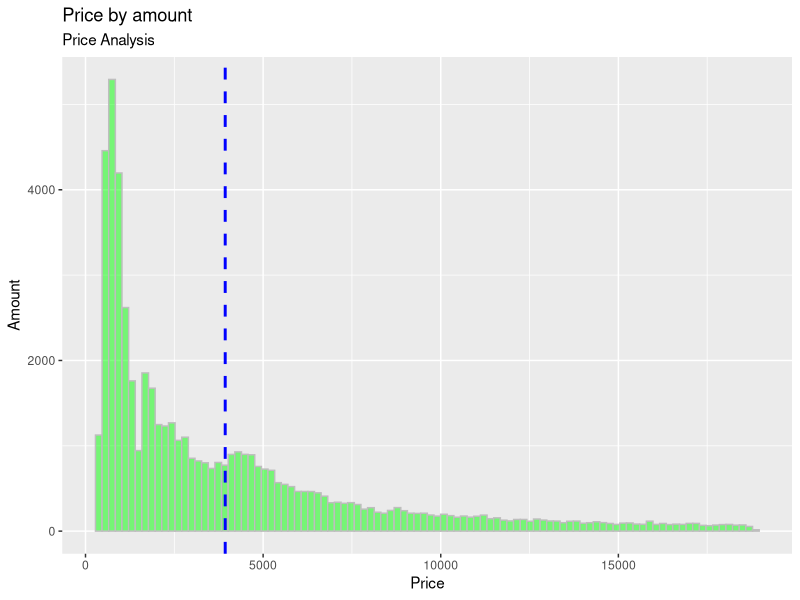
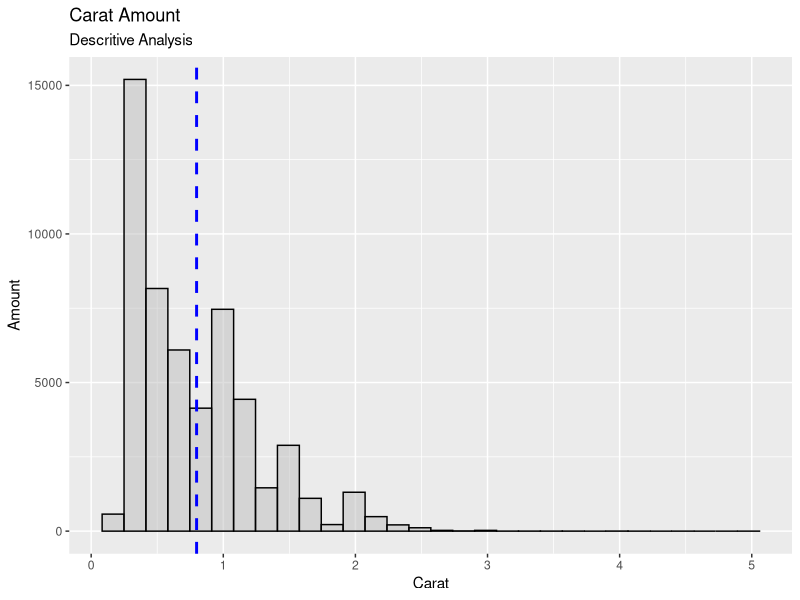
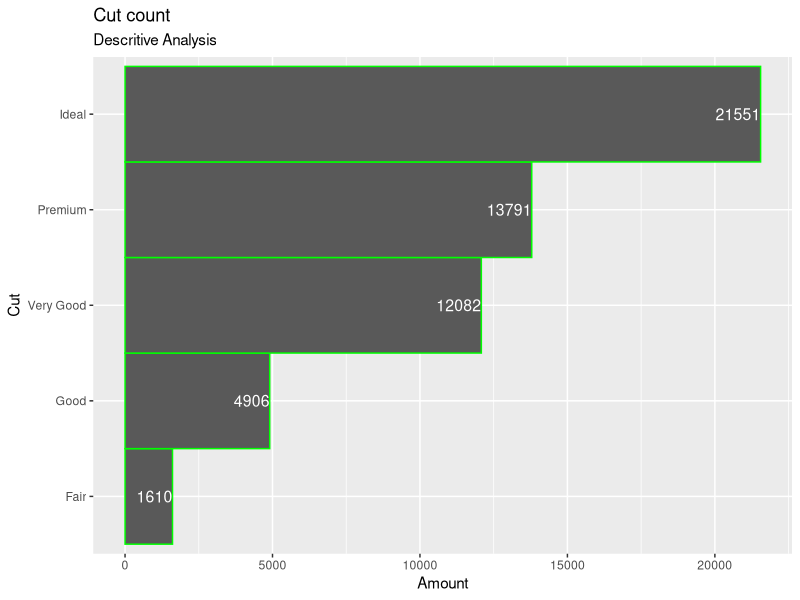
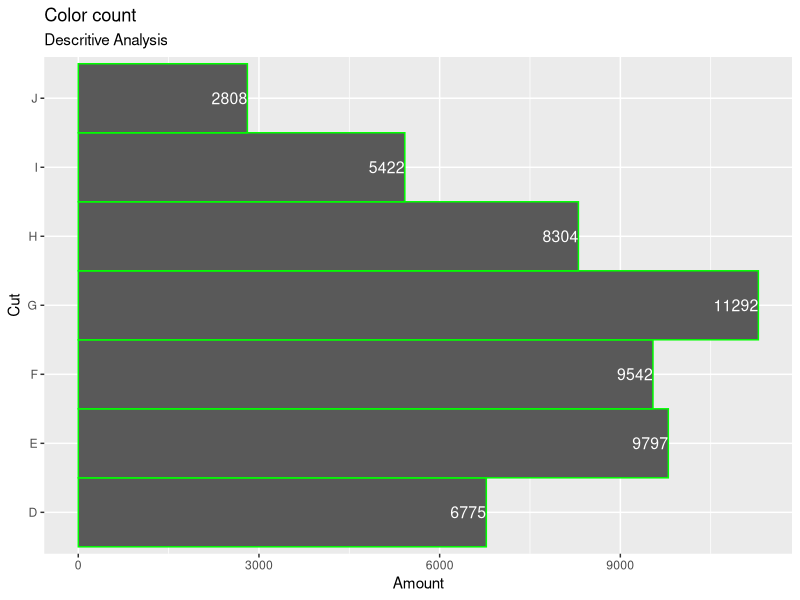
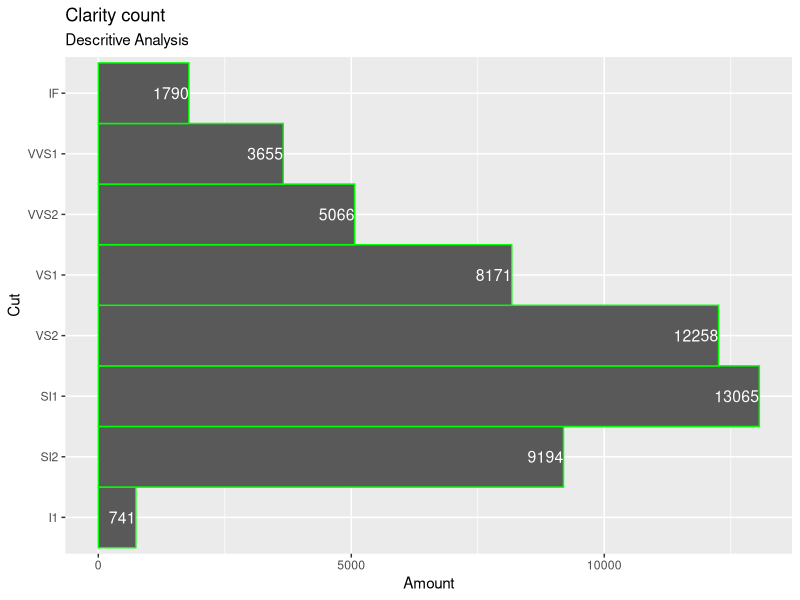
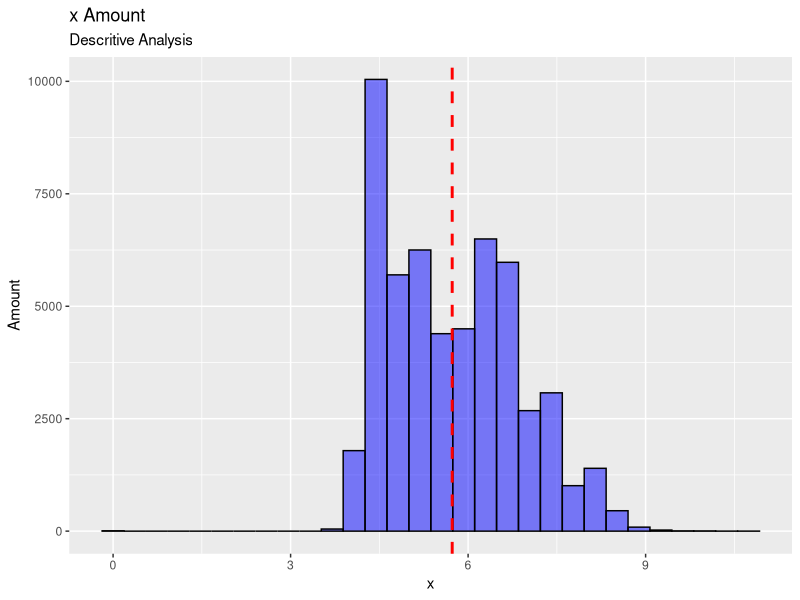
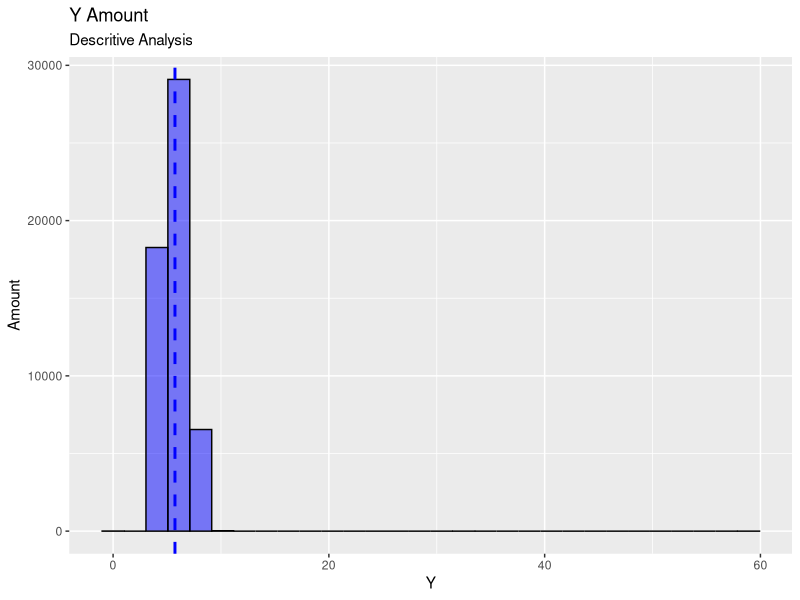
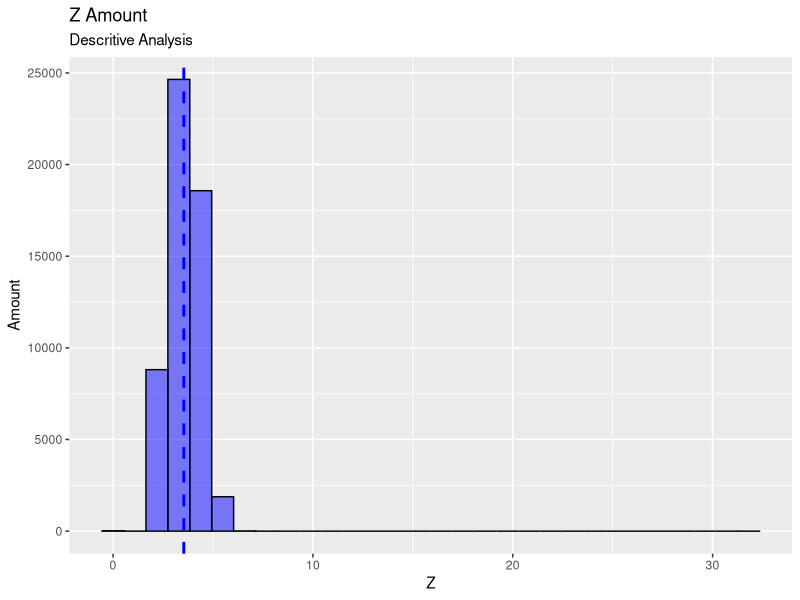

Source code (R) for these figures, in order:
## ---- chunk 1
knitr::opts_chunk$set(echo = TRUE)
## ---- chunk 2
library(dplyr);
library(ggplot2);
## ---- chunk 3
data(diamonds);
dds <- diamonds;
## ---- chunk 4
str(dds);
## ---- chunk 5
head(dds);
tail(dds);
## ---- chunk 6
summary(dds);
## ---- chunk 7
head(dds$price);
tail(dds$price);
mean(dds$price);
summary(dds$price);
## ---- chunk 8
priceCount <- dds %>% count(price);
priceCountGraph <- ggplot(dds, aes(price)) +
  geom_histogram(color="grey", fill="green", alpha=.5, bins=100L) +
  labs(title="Price by amount", subtitles="Price Analysis", x="Price", y="Amount") +
  geom_vline(aes(xintercept=mean(price)), color="blue", linetype="dashed", size=1);

priceCount;
priceCountGraph;
## ---- chunk 9
head(dds$carat);
tail(dds$carat);
mean(dds$carat);
summary(dds$carat);
caratHist <- ggplot(dds, aes(carat)) +
  geom_histogram(color="black", fill="grey", alpha=.5) +  
  geom_vline(aes(xintercept=mean(carat)), color="blue", linetype="dashed", size=1) +
  labs(title="Carat Amount", subtitles="Descritive Analysis", x="Carat", y="Amount");

caratHist;
## ---- chunk 10
head(dds$cut);
tail(dds$cut);
summary(dds$cut);
cutCount <- dds %>% count(cut);
cutCountGraph <- ggplot(dds, aes(x=cut)) +
  coord_flip() +  
  stat_count(width=1, colour="green", geom="bar") +
  labs(title="Cut count", subtitles="Descritive Analysis", x="Cut", y="Amount") +
  geom_text(aes(y=..count.., label=..count..), stat="count", color="white", hjust=1.0, size=4);

cutCount;
cutCountGraph;
## ---- chunk 11
head(dds$color);
tail(dds$color);
summary(dds$color);
colorCount <- dds %>% count(color);
colorCountGraph <- ggplot(dds, aes(x=color)) +
  coord_flip() +
  stat_count(width=1, colour="green", geom="bar") +
  labs(title="Color count", subtitles="Descritive Analysis", x="Cut", y="Amount") +
  geom_text(aes(y=..count.., label=..count..), stat="count", color="white", hjust=1.0, size=4);

colorCount;
colorCountGraph;
## ---- chunk 12
head(dds$clarity);
tail(dds$clarity);
summary(dds$clarity);
clarityCount <- dds %>% count(clarity);
clarityCountGraph <- ggplot(dds, aes(clarity)) +
  coord_flip() +
  stat_count(width=1, colour="green", geom="bar") +
  labs(title="Clarity count", subtitles="Descritive Analysis", x="Cut", y="Amount") +  
  geom_text(aes(y=..count.., label=..count..), stat="count", color="white", hjust=1.0, size=4);

clarityCount;
clarityCountGraph;
## ---- chunk 13
head(dds$x);
tail(dds$x);
mean(dds$x);
summary(dds$x);
xGraph <- ggplot(dds, aes(x)) +
  geom_histogram(color="black", fill="blue", alpha=.5) +
  labs(title="x Amount", subtitles="Descritive Analysis", x="x", y="Amount") +
  geom_vline(aes(xintercept=mean(x)), color="red", linetype="dashed", size=1);

xGraph;
## ---- chunk 14
head(dds$y);
tail(dds$y);
mean(dds$y);
summary(dds$y);
yGraph <- ggplot(dds, aes(y)) +
  geom_histogram(color="black", fill="blue", alpha=.5) +
  labs(title="Y Amount", subtitles="Descritive Analysis", x="Y", y="Amount") +
  geom_vline(aes(xintercept=mean(y)), color="blue", linetype="dashed", size=1);

yGraph;
## ---- chunk 15
head(dds$z);
tail(dds$z);
mean(dds$z);
summary(dds$z);
zGraph <- ggplot(dds, aes(z)) +
  geom_histogram(color="black", fill="blue", alpha=.5) +
  labs(title="Z Amount", subtitles="Descritive Analysis", x="Z", y="Amount") +
  geom_vline(aes(xintercept=mean(z)), color="blue", linetype="dashed", size=1);

zGraph;
## ---- chunk 16
head(dds$depth);
tail(dds$depth);
mean(dds$depth);
summary(dds$depth);
depthCount <- dds %>% count(depth);
depthHisto <- ggplot(dds, aes(depth)) +
  geom_histogram(color="black", fill="blue", alpha=.5) +
  geom_vline(aes(xintercept=mean(depth)), color="blue", linetype="dashed", size=1) +
  labs(title="Depth Amount", subtitles="Descritive Analysis", x="Depth", y="Amount");
depthCountGraph <- ggplot(dds, aes(depth)) +
  stat_count(width=1, colour="green", geom="bar") +
  labs(title="Depth count", subtitles="Descritive Analysis", x="Depth", y="Amount") +
  geom_text(aes(y=..count.., label=..count..), stat="count", color="white", hjust=1.0, size=1);

depthCount;
depthHisto;
depthCountGraph;
## ---- chunk 17
head(dds$table);
tail(dds$table);
mean(dds$table);
summary(dds$table);
tableGraph <- ggplot(dds, aes(table)) +
  geom_histogram(color="black", fill="blue", alpha=.5) +  
  geom_vline(aes(xintercept=mean(table)), color="blue", linetype="dashed", size=1) +
  labs(title="Table Amount", subtitles="Descritive Analysis", x="Table", y="Amount");

tableGraph;
## ---- chunk 18
xBoxplot <- ggplot(dds, aes(x)) +
  coord_flip() +
  scale_color_brewer(palette="Dark2") +
  labs(title="Numeric Analysis", subtitles="X", x="X", y="") +
  geom_boxplot(outlier.colour="blue", outlier.size=2, fill='grey', color='black');

xBoxplot;
## ---- chunk 19
yBoxplot <- ggplot(dds, aes(y)) +
  coord_flip() +
  scale_color_brewer(palette="Dark2") +
  labs(title="Numeric Analysis", subtitles="Y", x="Y", y="") +
  geom_boxplot(outlier.colour="blue", outlier.size=2, fill='grey', color='black');

yBoxplot;
## ---- chunk 20
zBoxplot <- ggplot(dds, aes(z)) +
  coord_flip() +
  scale_color_brewer(palette="Dark2") +
  labs(title="Numeric Analysis", subtitles="Z", x="Z", y="") +
  geom_boxplot(outlier.colour="blue", outlier.size=2, fill='grey', color='black');

zBoxplot;
## ---- chunk 21
caratBoxplot <- ggplot(dds, aes(carat)) +
  coord_flip() +
  scale_color_brewer(palette="Dark2") +
  labs(title="Numeric Analysis", subtitles="Carat", x="Carat", y="") +
  geom_boxplot(outlier.colour="blue", outlier.size=2, fill='grey', color='black');

caratBoxplot;
## ---- chunk 22
priceBoxplot <- ggplot(dds, aes(price)) +
  coord_flip() +
  scale_color_brewer(palette="Dark2") +
  labs(title="Numeric Analysis", subtitles="Price", x="Price", y="") +
  geom_boxplot(outlier.colour="blue", outlier.size=2, fill='grey', color='black');

priceBoxplot;
## ---- chunk 23
depthBoxplot <- ggplot(dds, aes(depth)) +
  coord_flip() +
  scale_color_brewer(palette="Dark2") +
  labs(title="Numeric Analysis", subtitles="Depth", x="Depth", y="") +
  geom_boxplot(outlier.colour="blue", outlier.size=2, fill='grey', color='black');

depthBoxplot;
## ---- chunk 24
tableBoxplot <- ggplot(dds, aes(table)) +
  coord_flip() +
  scale_color_brewer(palette="Dark2") +
  labs(title="Numeric Analysis", subtitles="Table", x="Table", y="") +
  geom_boxplot(outlier.colour="blue", outlier.size=2, fill='grey', color='black');

tableBoxplot;
## ---- chunk 25
cutDepthColor <- ggplot(dds, aes(cut, depth, fill=color)) +
  theme_minimal() +
  facet_wrap(~ color, scale="free") +
  geom_boxplot(color="grey", notch=TRUE) +
  stat_summary(fun="mean", geom="point", shape=1, size=2, color="black") +
  labs(title="Categorical analysis", subtitles="Cut x Depth x Color", x="Cut", y="Depth");

cutDepthColor;
## ---- chunk 26
cutDepthClarity <- ggplot(dds, aes(cut, depth, fill=clarity)) +
  theme_minimal() +
  geom_boxplot(color="grey") +
  facet_wrap(~ clarity, scale="free") +
  stat_summary(fun="mean", geom="point", shape=1, size=2, color="black") +
  labs(title="Categorical analysis", subtitles="Cut x Depth x Clarity", x="Cut", y="Depth");

cutDepthClarity;
## ---- chunk 27
clarityColor <- boxplot(clarity ~ color, data=dds, xlab='Color', ylab='Clarity', main='Clarity by color', col='yellow');

clarityColor;
## ---- chunk 28
priceCutClarity <- ggplot(dds, aes(cut, price, fill=clarity)) +
  theme_minimal() +
  facet_wrap(~ clarity, scale="free") +
  geom_boxplot(color="black", notch=TRUE) +
  stat_summary(fun="mean", geom="point", shape=1, size=2, color="red") + 
  labs(title="Price Analysis", subtitles="Price x Cut x Clarity", x="Cut", y="Price");

priceCutClarity;
## ---- chunk 29
priceCutColor <- ggplot(dds, aes(cut, price, fill=color)) +
  theme_minimal() +  
  facet_wrap(~ color, scale="free") +
  geom_boxplot(color="black", notch=TRUE) +
  stat_summary(fun="mean", geom="point", shape=1, size=2, color="white") +
  labs(title="Price Analysis", subtitles="Price x Cut x Color", x="Cut", y="Price");

priceCutColor;
## ---- chunk 30
priceColor <- ggplot(dds, aes(color, price, fill=clarity)) +
  theme_minimal() +  
  facet_wrap(~ clarity, scale="free") +
  geom_boxplot(color="black", notch=TRUE) +
  stat_summary(fun="mean", geom="point", shape=1, size=2, color="white") +
  labs(title="Price Analysis", subtitles="Price x Color x Clarity", x="Color", y="Price");

priceColor;
